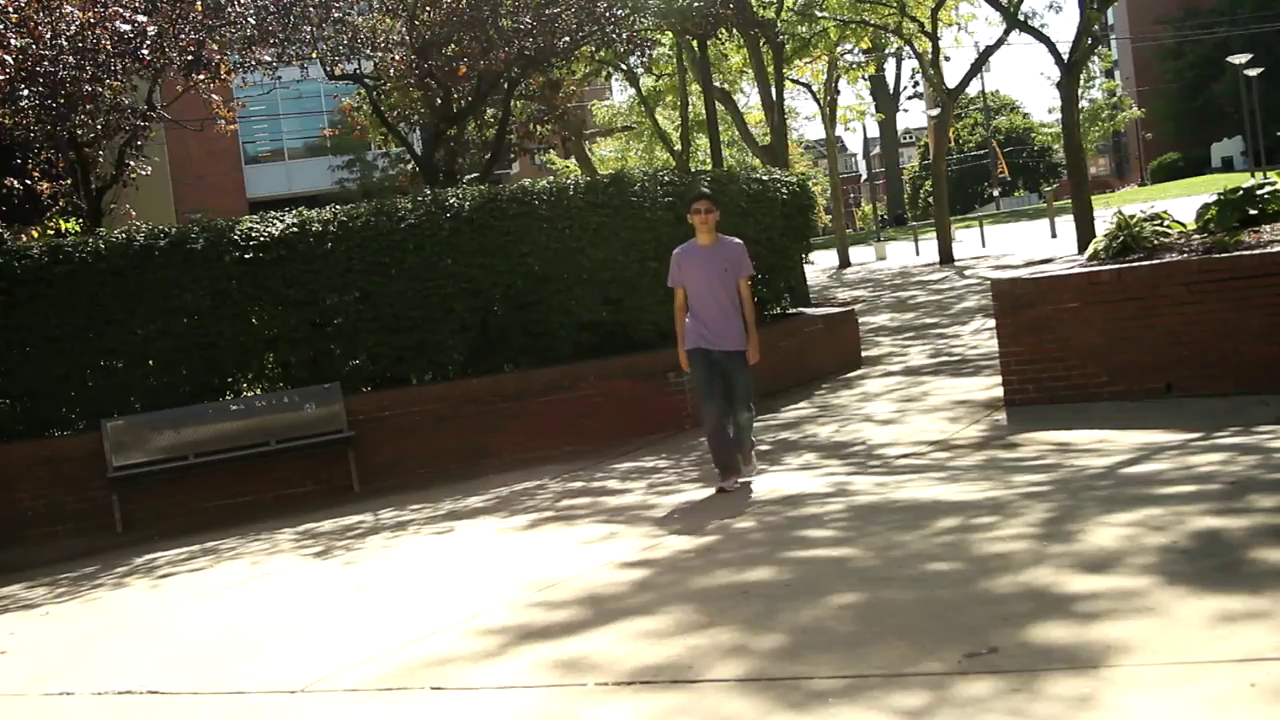
#> input picture frame 32 of VIDEO1.mp4, 1280 x 720 px
$ python Code.py
#> lines starting #> are read from the running program, lines starting #| are printed output that depends on the picture; after the words box and inside, x2 and y2 are one past the last pixel; in counts of white or black regions, pixels touching at a corner belong together
import cv2
import numpy as np

frame=cv2.VideoCapture('VIDEO1.mp4')

object_detector=cv2.createBackgroundSubtractorMOG2(history=200,varThreshold=60)


count_line_position=140

def centre_handle(x,y,w,h):
    x1=int(w/2)
    y1=int(h/2)
    cx=x+x1
    cy=y+y1
    return cx,cy

detect=[]
offset=3
number_of_people=0

while True:
    isTrue,cap=frame.read()
#> cap is the input picture: shape (720, 1280, 3); mean B, G, R 95.2, 111.8, 115.8
    height,width,_=cap.shape
#> height = 720; width = 1280


    Region_of_interest=cap

    mask=object_detector.apply(Region_of_interest)
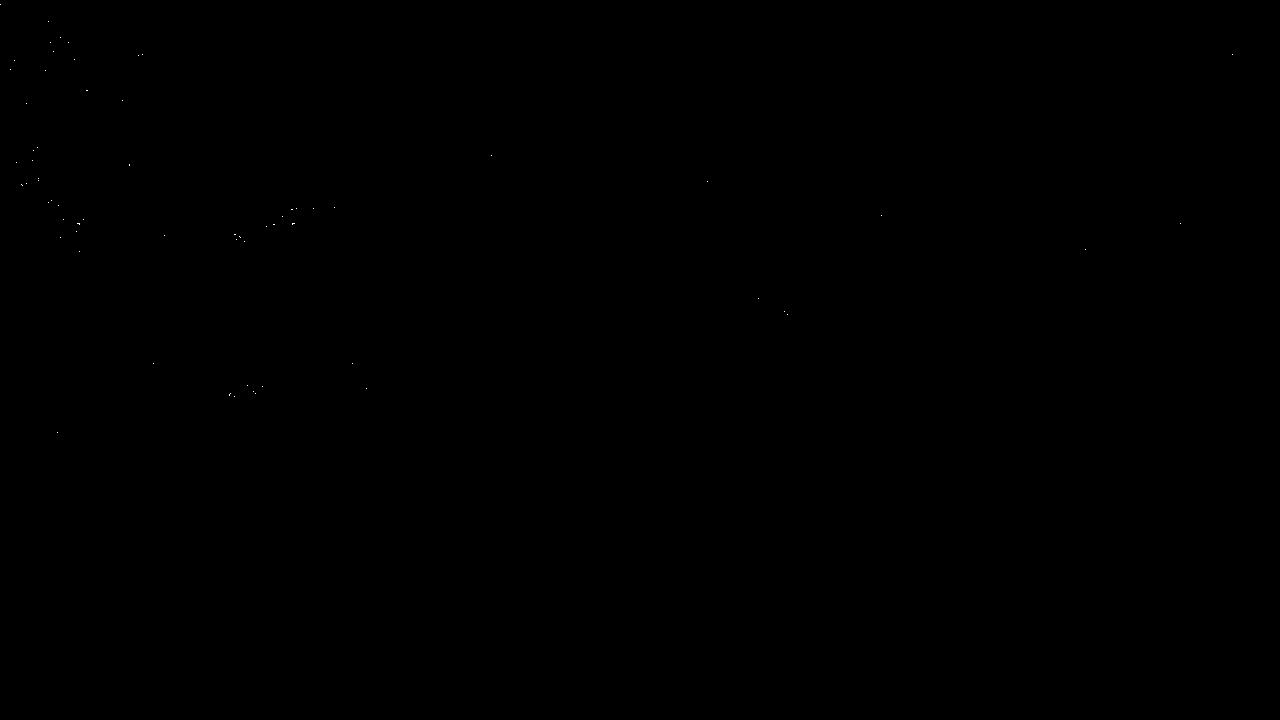
#> mask: shape (720, 1280); values 127 (black) and 255 (white), 0.01% white in thin lines or dots, all inside (x1, y1, x2, y2) = (0, 4, 1233, 433)
    _,mask=cv2.threshold(mask,254,255,cv2.THRESH_BINARY)
    contours,_=cv2.findContours(mask,cv2.RETR_TREE,cv2.CHAIN_APPROX_SIMPLE)
#> contours = 65 contours, all with area under 20

    cv2.line(cap,(2,count_line_position),(400,count_line_position),(0,255,0),3)
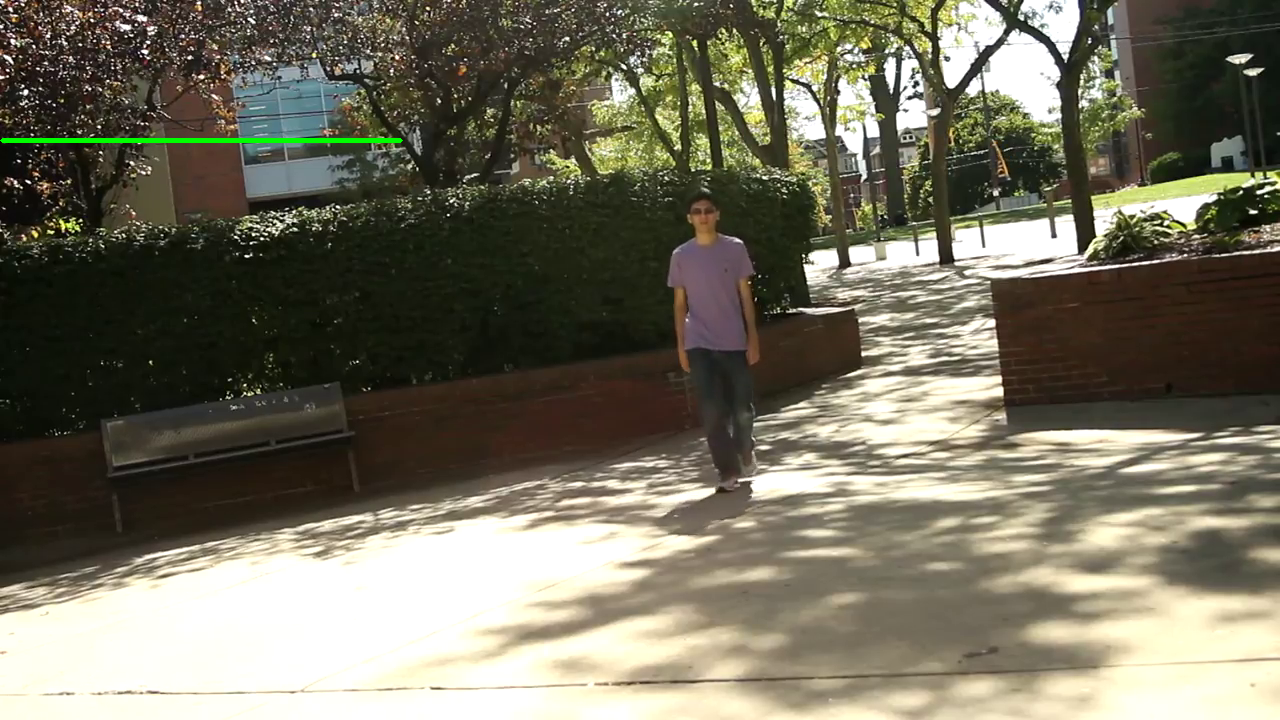
#> cap: shape (720, 1280, 3); 0.22% of pixels changed, all inside (x1, y1, x2, y2) = (0, 138, 403, 143)

    for cnt in contours:
        area=cv2.contourArea(cnt)
        if area>800:
           x,y,w,h=cv2.boundingRect(cnt)

           cv2.rectangle(Region_of_interest,(x,y),(x+w,y+h),(0,255,0),3)
           center=centre_handle(x,y, w, h)
           detect.append(center)
           cv2.circle(Region_of_interest,center,4,(0,0,255),-1)

           for(x,y) in detect:
               if y>(count_line_position-offset) and y<(count_line_position+offset):
                   number_of_people=number_of_people+1
                   cv2.line(cap, (10, count_line_position), (400, count_line_position), (0, 0,255), 3)
                   detect.remove((x,y))
           cv2.putText(cap, 'Total people:'+str(number_of_people), (50, 70), cv2.FONT_HERSHEY_PLAIN,2, (0, 0, 255), 2)
#> this loop made 65 passes
#> (cnt, area) on passes 1 to 12: ([[57, 432]], 0), ([[234, 396]], 0), ([[255, 393]], 0), ([[230, 393], [229, 394], [229, 395], [229, 394]], 0), ([[253, 391]], 0), ([[366, 388]], 0), ([[262, 386]], 0), ([[247, 385]], 0), ([[352, 363]], 0), ([[153, 363]], 0), ([[787, 314]], 0), ([[784, 311]], 0)
#> after the loop, detect = []; number_of_people = 0

    cv2.imshow('VIDEO',cap)

    cv2.imshow('VIDEO2', mask)

    key=cv2.waitKey(30)
#> (key Esc is pressed here)
    if key==27:
        break

#> (the run stopped early here; a loop or call above may not have finished)

$ run again, starting later in the video
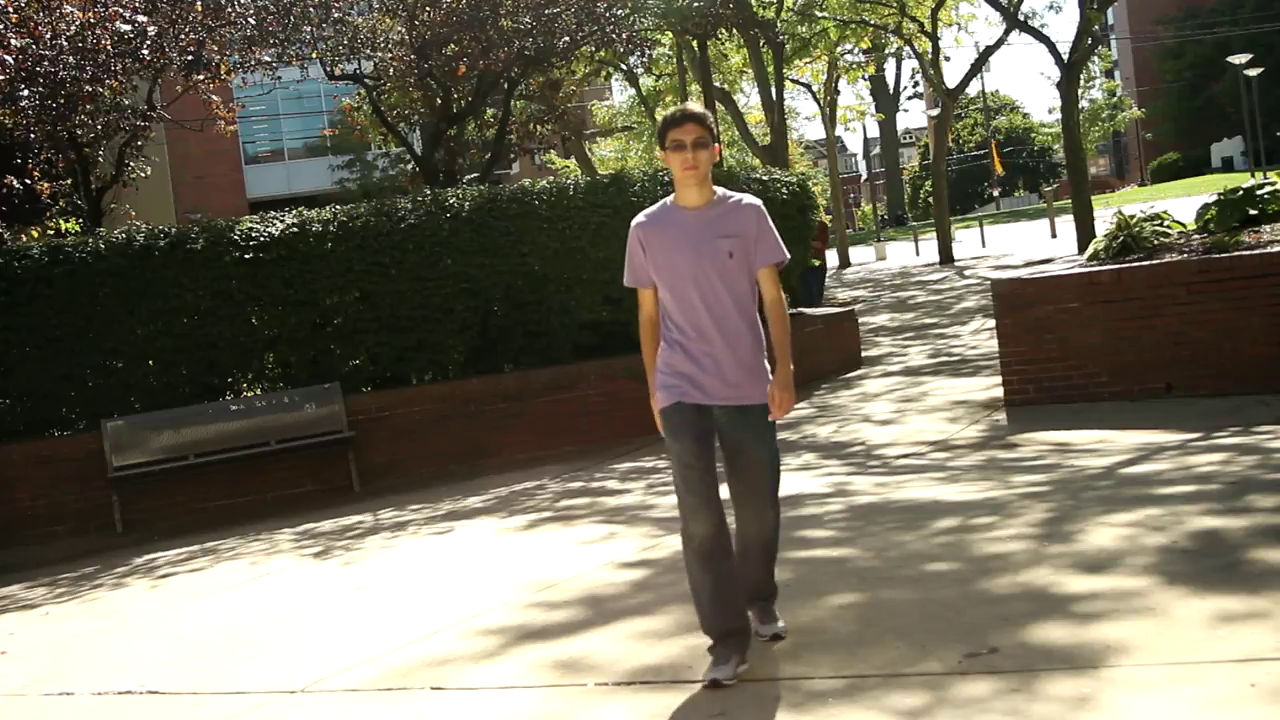
#> input picture frame 148 of VIDEO1.mp4, 1280 x 720 px
#> cap is the input picture: shape (720, 1280, 3); mean B, G, R 94.9, 110.9, 115.8
#> contours = 66 contours, all with area under 20
#> `cv2.line(cap,(2,count_line_position),(400,count_line_position),(0,255,..`:
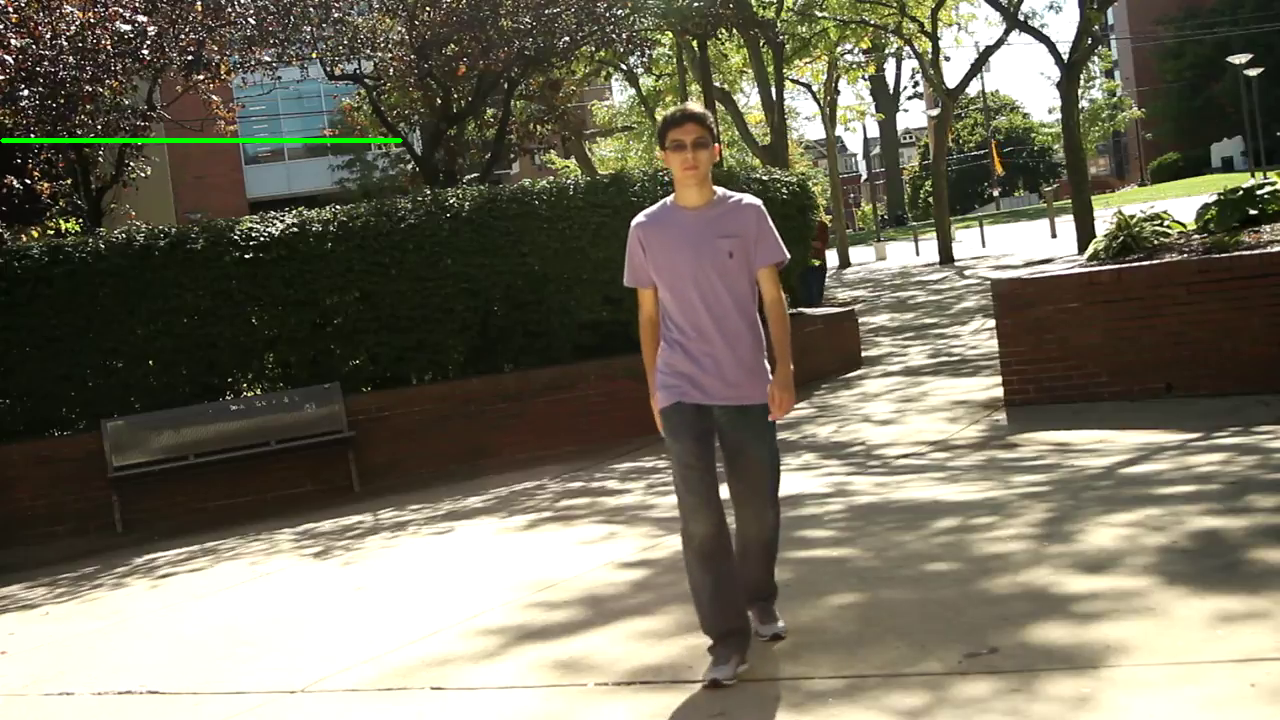
#> cap: shape (720, 1280, 3); 0.22% of pixels changed, all inside (x1, y1, x2, y2) = (0, 138, 403, 143)
#> the loop `for cnt in contours:` made 66 passes
#> (cnt, area) on passes 1 to 8: ([[57, 432]], 0), ([[53, 431]], 0), ([[228, 395], [229, 395]], 0), ([[230, 393]], 0), ([[261, 391]], 0), ([[352, 363]], 0), ([[256, 320]], 0), ([[825, 272]], 0)
#> after the loop `for cnt in contours:`: detect = []; number_of_people = 0
